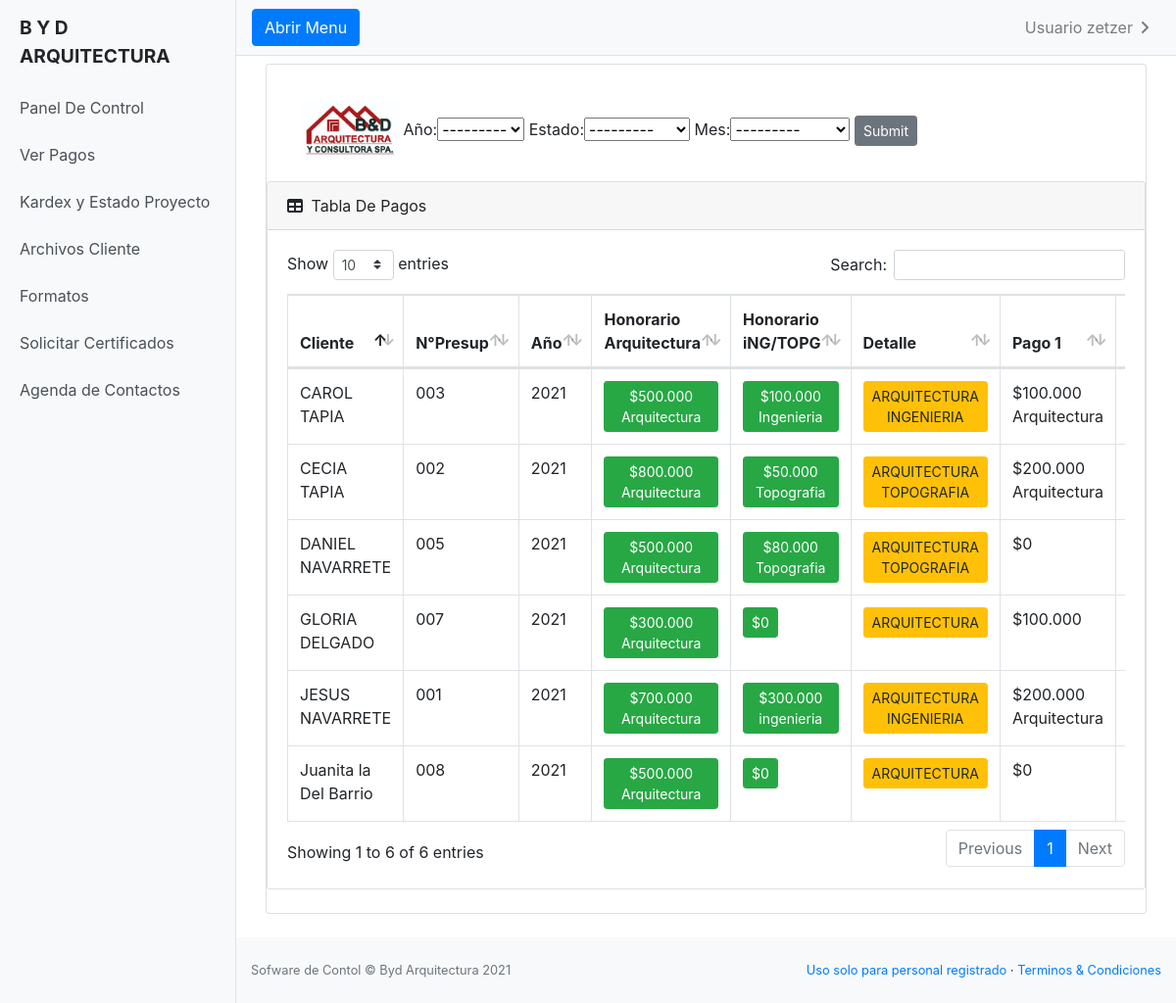
Page /pago/ (signed in) on the committed database.
### miapp/models.py (models this page shows, shortened)
class Año_ingreso(models.Model):
    año = models.CharField(max_length=20)
    def __str__(self):
        return self.año

class dato_cliente(models.Model):
    nombre = models.CharField(max_length=100)
    numero_presupuesto = models.CharField(max_length=4)
    proyecto = models.CharField(max_length=30)
    estado = models.CharField(max_length=30, null=False ,blank=False, choices=select_estado, default='DEBE PAGAR')
    año = models.ForeignKey(Año_ingreso, null=False,blank=False, on_delete=models.CASCADE)
    pago_uno  = models.CharField(max_length=20, null=True, blank=True,default=0)
    pago_dos = models.CharField(max_length=20, null=True,blank=True,default=0)
    pago_tres = models.CharField(max_length=20, null=True,blank=True,default=0)
    documento = models.FileField(null=True, blank=True,upload_to="documentos/", verbose_name="Excel DE PAGO")
    mes = models.CharField(max_length=30, null=True ,blank=True, choices=select_meses)
    detalle = models.CharField(max_length=100,null=True, blank=True, choices=select_detalle)
    honorario = models.CharField(max_length=20, null=False, blank=False,verbose_name="Honorario Arquitectura")
    direccion = models.CharField(max_length=100, null=True, blank=True)
    nombre_kardex = models.ForeignKey('kardex', on_delete=models.CASCADE, null=True,blank=True,)
    proyecto_completado = models.CharField(max_length=100, null=False ,blank=False, choices=select_proyecto_complet, default='EN PROCESO', verbose_name="")
    detalle_estado = models.CharField(max_length=100, null=True, blank=True,verbose_name="Informacion Adicional")
    documento_presupuesto = models.FileField(null=True, blank=True,upload_to="documentos/", verbose_name="DOC.PRESUPUESTO")
    file_uno = models.FileField(null=True, blank=True,upload_to="documentos/", verbose_name="Escritura")
    file_dos = models.FileField(null=True, blank=True,upload_to="documentos/", verbose_name="Fotocopia Carnet")
    file_tres = models.FileField(null=True, blank=True,upload_to="documentos/", verbose_name="Comprobante de Agua")
    file_cuatro = models.FileField(null=True, blank=True,upload_to="documentos/", verbose_name="Poder Simple")
    file_cinco = models.FileField(null=True, blank=True,upload_to="documentos/", verbose_name="Avaluo Detallado")
    file_seis = models.FileField(null=True, blank=True,upload_to="documentos/", verbose_name="Dominio Vigente")
    file_siete = models.FileField(null=True, blank=True,upload_to="documentos/", verbose_name="Certificado Informe Previo")
    file_ocho = models.FileField(null=True, blank=True,upload_to="documentos/", verbose_name="Utilidad Publica")
    file_nueve = models.FileField(null=True, blank=True,upload_to="documentos/", verbose_name="Conjunto Habitacional")
    file_dies = models.FileField(null=True, blank=True,upload_to="documentos/", verbose_name="Exp.Propiedad")
    file_once = models.FileField(null=True, blank=True,upload_to="documentos/", verbose_name="Informe Tecnico")
    file_doce = models.FileField(null=True, blank=True,upload_to="documentos/", verbose_name="Factibilidad")
    file_trece = models.FileField(null=True, blank=True,upload_to="documentos/", verbose_name="Solicitud")
    file_catorce = models.FileField(null=True, blank=True,upload_to="documentos/", verbose_name="I.N.E")
    file_quince = models.FileField(null=True, blank=True,upload_to="documentos/", verbose_name="Patente Profecional")
    complete = models.CharField(max_length=50, null=True ,blank=True, choices=select_documentos, verbose_name="Archivos Completos")
    pago_cuatro = models.CharField(max_length=20, null=True,blank=True,default=0)
    pago_quinto = models.CharField(max_length=100, null=True,blank=True,default=0, verbose_name="PAGO INGENIRIA O TOPOGRAFIA 1")
    honorario_dos = models.CharField(max_length=20, null=True, blank=True,verbose_name="honario Ing o topografia", default="0")
    pago_seis = models.CharField(max_length=100, null=True,blank=True,default=0, verbose_name="PAGO INGENIRIA O TOPOGRAFIA 2")
    class Meta:
        ordering = ["-id"]

### miapp/views.py (the view)
# urls.py: path('pago/', PagoView.as_view(), name="pago"),
class PagoView(ListView):
    template_name = 'miapp/pago.html'
    model= dato_cliente
    queryset = dato_cliente.objects.all().order_by('-id')
    def get_context_data(self, **kwargs):
        context = super().get_context_data(**kwargs)
        context['filter'] = AñoFilter(self.request.GET, queryset=self.get_queryset())
        return context

### miapp/templates/miapp/pago.html (shortened to what this page needs)
{% extends 'miapp/base.html' %}
{% load static %}
{% load crispy_forms_tags %}
{% block content %}
{% if user.is_authenticated %}
{% if user.is_staff %}
<main>
  <div class="container-fluid mt-2">
      <div class="card mb-4">
          <div class="card-body">
            <div class="container mt-3 ">
              <div class="row">
                <div class="col-sm">
                  <form method="get" class="form-label">
                    <img src="{% static 'img/byd.jpg' %}" style="width: 100px;">
                    {{ filter.form}}
                    <input class="btn btn-secondary btn-sm" type="submit" />
                  </form>
                </div>
            </div>
          </div>
      </div>
      <div class="card mb-4">
          <div class="card-header">
              <i class="fas fa-table mr-1"></i>
              Tabla De Pagos
          </div>
          <div class="card-body">
              <div class="table-responsive">
                  <table class="table table-bordered" id="dataTable" width="100%" cellspacing="0">
                    <thead>
                      <tr>
                        <th scope="col">Cliente</th>
                        <th scope="col">N°Presup</th>
                        <th scope="col">Año</th>
                        <th scope="col">Honorario Arquitectura</th>
                        <th scope="col">Honorario iNG/TOPG</th>
                        <th scope="col">Detalle</th>
                        <th scope="col">Pago 1</th>
                        <th scope="col">Pago 2</th>
                      </tr>
                    </thead>
                    <tbody>
                        {% for dato_cliente in filter.qs %}
                         <tr>
                           <td>{{ dato_cliente.nombre }}</td>
                           <td>{{ dato_cliente.numero_presupuesto }}</td>
                           <td>{{ dato_cliente.año }}</td>
                           <td><button class="btn btn-success btn-sm" style="cursor: none;">${{ dato_cliente.honorario }}</button></td>
                           <td><button class="btn btn-success btn-sm" style="cursor: none;">${{ dato_cliente.honorario_dos }}</button></td>
                           <td><button class="btn btn-warning btn-sm" style="cursor: none;">{{ dato_cliente.detalle }}</button></td>
                           <td>${{ dato_cliente.pago_uno }}</td>
                           <td>${{ dato_cliente.pago_dos }}</td>
                          </tr>
                          {% endfor %}
                       </tbody>
                  </table>
                </main>
              </div>
              {% endif %}
              {% endif %}
                <footer class="py-4 bg-light mt-auto">
                  <div class="container-fluid">
                      <div class="d-flex align-items-center justify-content-between small">
                        <div class="text-muted">Sofware de Contol &copy; Byd Arquitectura 2021</div>
                        <div>
                            <a href="#">Uso solo para personal registrado</a>
                            &middot;
                            <a href="#">Terminos &amp; Condiciones</a>
                        </div>
                      </div>
                  </div>
              </footer>
{% endblock %}

### miapp/templates/miapp/base.html (shortened to what this page needs)
{% load static %}
<!DOCTYPE html>
<html lang="en">
<head>
  <link rel="stylesheet" href="https://cdn.jsdelivr.net/npm/bootstrap@4.6.0/dist/css/bootstrap.min.css">
  <link href="{% static '/vendor/fontawesome-free/css/all.min.css' %}" rel="stylesheet" type="text/css">
  <link href="{% static '/vendor/datatables/dataTables.bootstrap4.css' %}" rel="stylesheet">
  <link href="{% static 'css/style.css' %}" rel="stylesheet">
  <link href="{% static '/css/sb-admin.css' %}" rel="stylesheet">
</head>
<body>
  <div class="d-flex" id="wrapper">
    <div class="bg-light border-right" id="sidebar-wrapper">
      <div class="sidebar-heading" style="text-shadow: black;">
        <strong>B Y D ARQUITECTURA</strong>
      </div>
      <div class="list-group list-group-flush">
        <a href="{% url 'home' %}" class="list-group-item list-group-item-action bg-light">Panel De Control</a>
        <a href="{% url 'pago' %}" class="list-group-item list-group-item-action bg-light">Ver Pagos</a>
        <a href="{% url 'estado_proyecto' %}" class="list-group-item list-group-item-action bg-light">Kardex y Estado Proyecto</a>
        <a href="{% url 'detalle_archivos' %}" class="list-group-item list-group-item-action bg-light">Archivos Cliente</a>
        <a href="{% url 'formato_lista' %}" class="list-group-item list-group-item-action bg-light">Formatos</a>
        <a href="{% url 'certificado_lista' %}" class="list-group-item list-group-item-action bg-light">Solicitar Certificados</a>
        <a href="{% url 'agenda_contacto' %}" class="list-group-item list-group-item-action bg-light">Agenda de Contactos</a>
      </div>
    </div>
    <div id="page-content-wrapper">
      <nav class="navbar navbar-expand-lg navbar-light bg-light border-bottom">
        <button class="btn btn-primary" id="menu-toggle">Abrir Menu</button>
        <div class="collapse navbar-collapse" id="navbarSupportedContent">
          <ul class="navbar-nav ml-auto mt-2 mt-lg-0">
            {% if user.is_authenticated %}
            <li class="nav-item dropdown">
              <a class="nav-link dropdown-toggle" href="#" id="navbarDropdown" role="button" data-toggle="dropdown" aria-haspopup="true" aria-expanded="false">
                Usuario {{ user }}
              </a>
            </li>
            {% else %}
          <li class="nav-item">
            <a class="nav-link" href="{% url 'login' %}">Login</a>
          </li>
            {% endif %}
          </ul>
        </div>
      </nav>
      <div class="container-fluid">
        {% block content %}
        {% endblock %}
      </div>
    </div>
</body>
</html>

### miapp/static/css/style.css (style rules this page uses)
#wrapper { overflow-x: hidden; }
#sidebar-wrapper { min-height: 100vh; margin-left: -15rem; -webkit-transition: margin .25s ease-out; -moz-transition: margin .25s ease-out; -o-transition: margin .25s ease-out; transition: margin .25s ease-out; }
#sidebar-wrapper .sidebar-heading { padding: 0.875rem 1.25rem; font-size: 1.2rem; }
#sidebar-wrapper .list-group { width: 15rem; }
#page-content-wrapper { min-width: 100vw; }
@media (min-width: 768px) { #sidebar-wrapper { margin-left: 0; } }
@media (min-width: 768px) { #page-content-wrapper { min-width: 0; width: 100%; } }

### rows in the picture
Año_ingreso: año "---------"
dato_cliente: nombre "Juanita la Del Barrio", numero_presupuesto "008", año "2021", honorario "500.000 Arquitectura", honorario_dos "0", detalle "ARQUITECTURA", pago_uno "0"
dato_cliente: nombre "GLORIA DELGADO", numero_presupuesto "007", año "2021", honorario "300.000 Arquitectura", honorario_dos "0", detalle "ARQUITECTURA", pago_uno "100.000"
dato_cliente: nombre "DANIEL NAVARRETE", numero_presupuesto "005", año "2021", honorario "500.000 Arquitectura", honorario_dos "80.000 Topografia", detalle "ARQUITECTURA TOPOGRAFIA", pago_uno "0"
dato_cliente: nombre "CAROL TAPIA", numero_presupuesto "003", año "2021", honorario "500.000 Arquitectura", honorario_dos "100.000 Ingenieria", detalle "ARQUITECTURA INGENIERIA", pago_uno "100.000 Arquitectura"
dato_cliente: nombre "CECIA TAPIA", numero_presupuesto "002", año "2021", honorario "800.000 Arquitectura", honorario_dos "50.000 Topografia", detalle "ARQUITECTURA TOPOGRAFIA", pago_uno "200.000 Arquitectura"
dato_cliente: nombre "JESUS NAVARRETE", numero_presupuesto "001", año "2021", honorario "700.000 Arquitectura", honorario_dos "300.000 ingenieria", detalle "ARQUITECTURA INGENIERIA", pago_uno "200.000 Arquitectura"

### other values in the picture
{{ user }} "zetzer"
